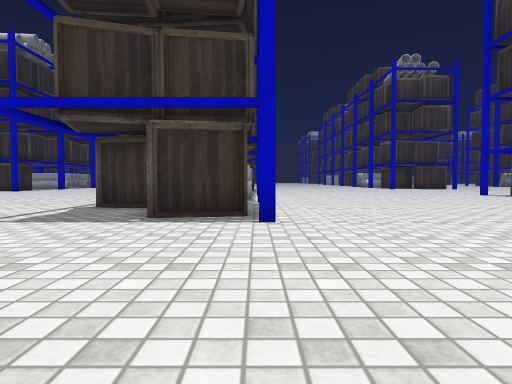
view 1 (above)

23 first-person views from a walk through a scene from a Unity 3-D project. The camera is 0.68 m above the floor, tilts 2° down and sees 75° across. The floor is counted in squares, 1 m on a side. Each view is taken from the middle of a square. On the plan, view 1 faces up. The plan holds only what a view shows up to about 10 squares ahead; the rest is blank. The place goes on beyond the plan. The player character is not drawn. Some surface patterns are stand-ins.

view 2
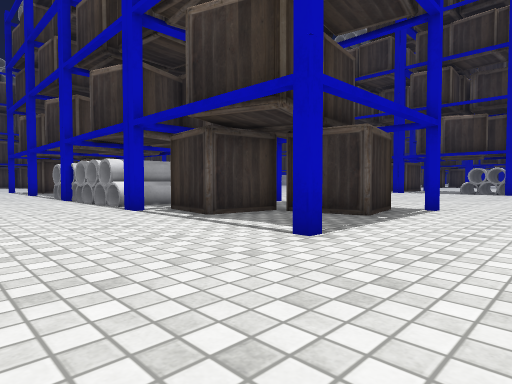

view 3
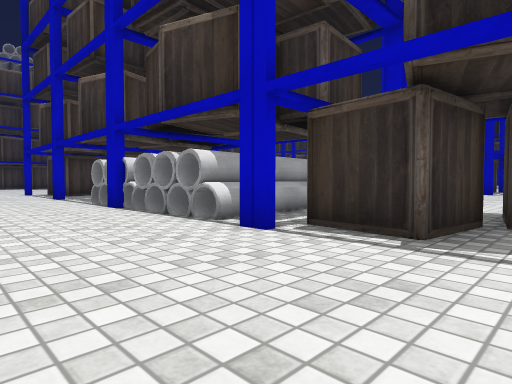

view 4
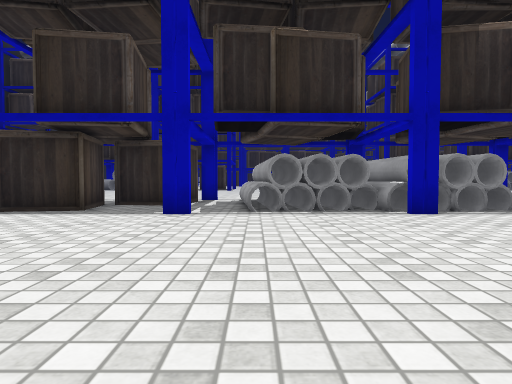

view 5
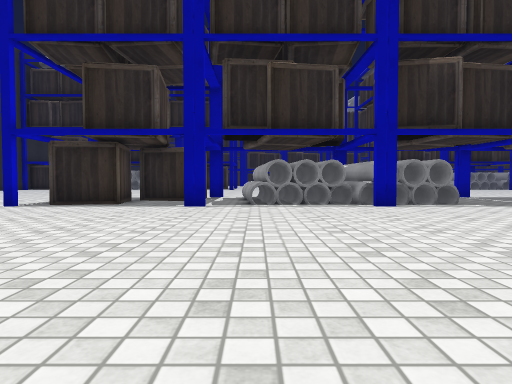

view 6
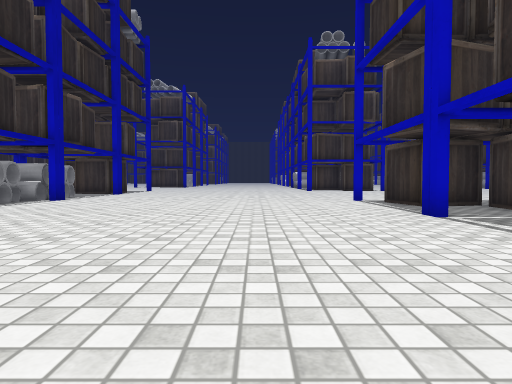

view 7
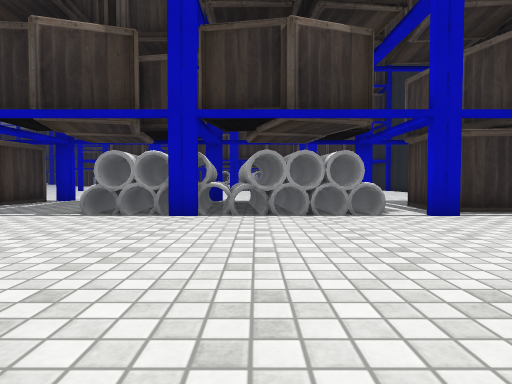

view 8
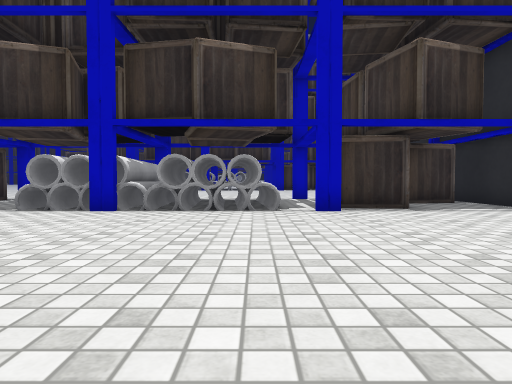

view 9
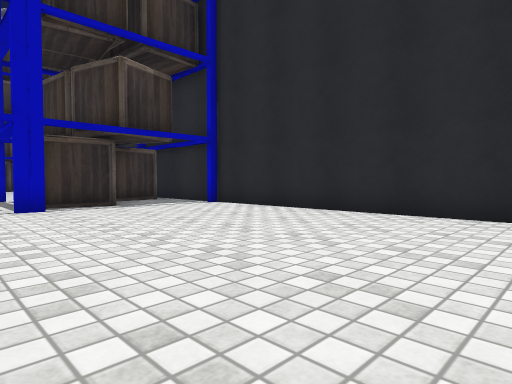

view 10
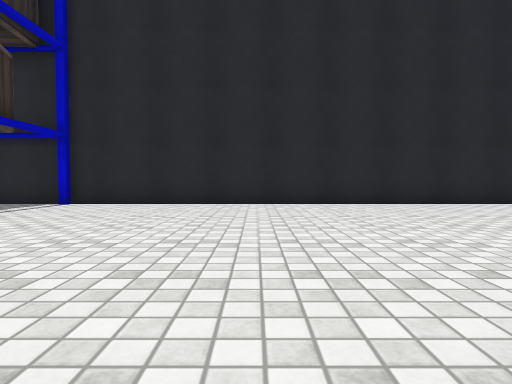

view 11
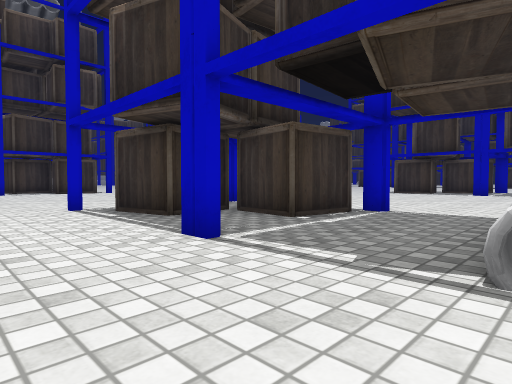

view 12
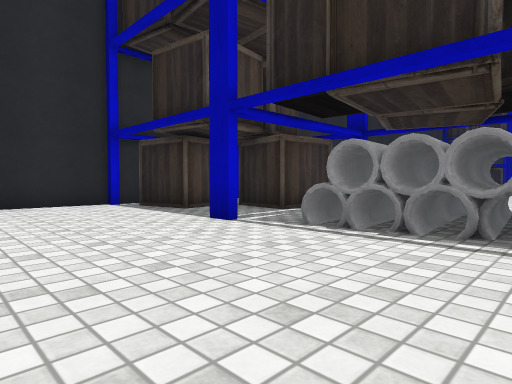

view 13
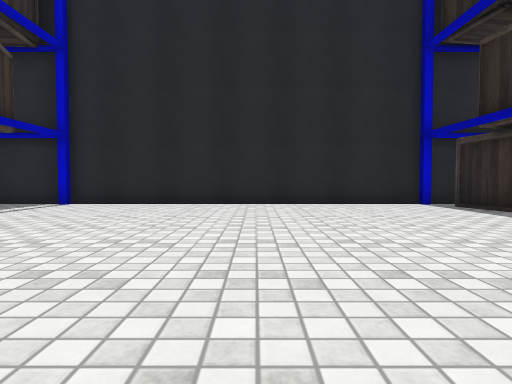

view 14
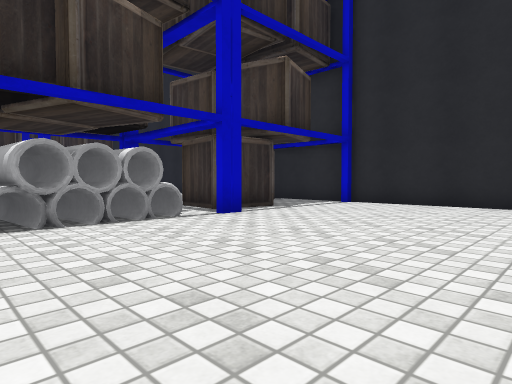

view 15
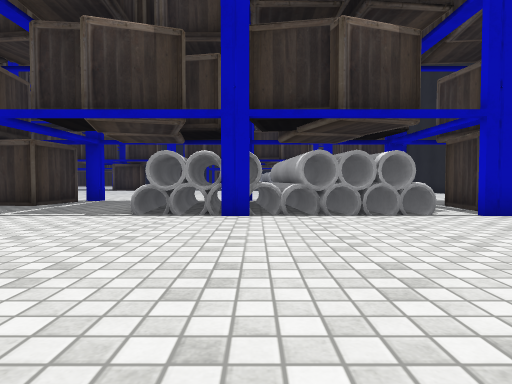

view 16
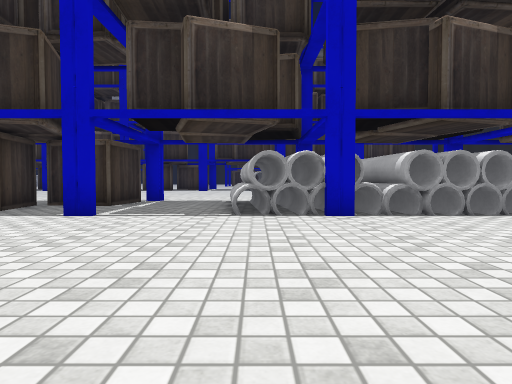

view 17
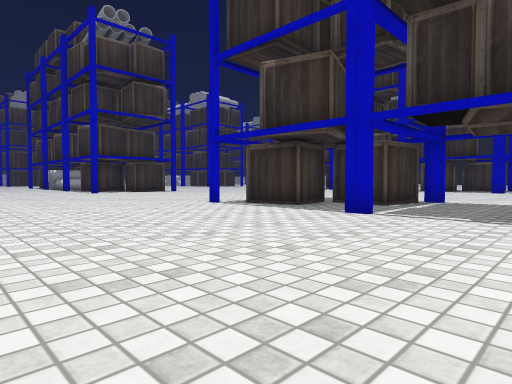

view 18
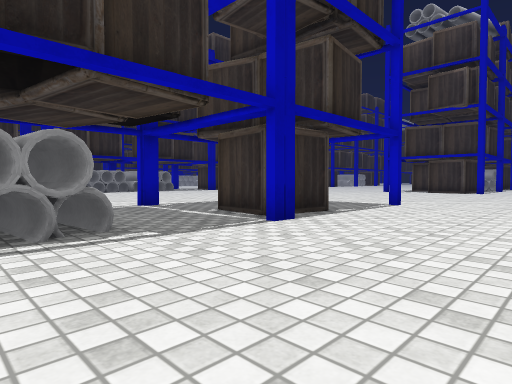

view 19
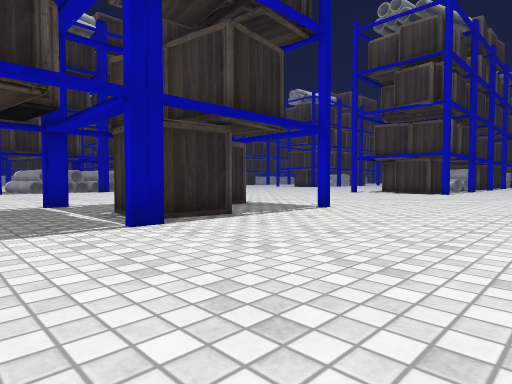

view 20
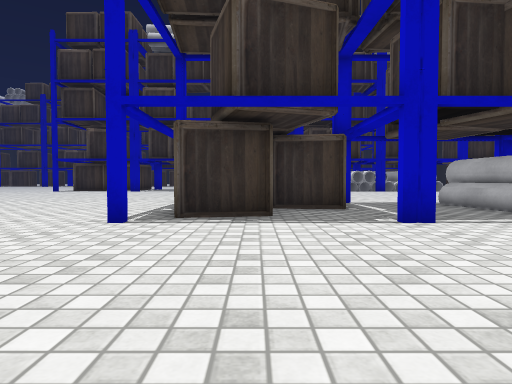

view 21
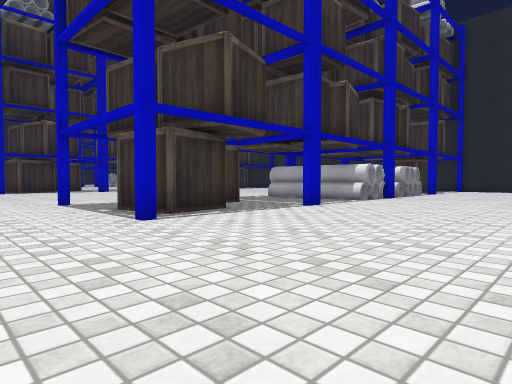

view 22
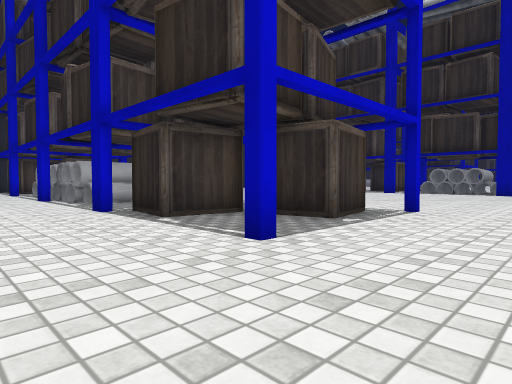

view 23
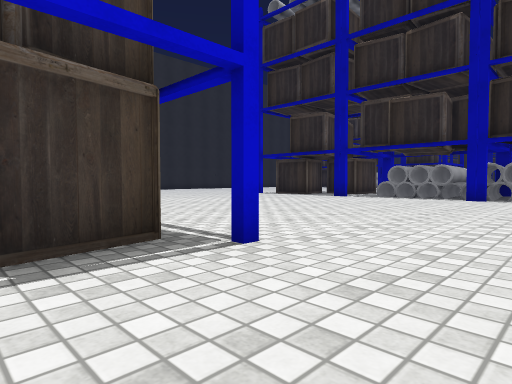

### Floor plan
Key: @ floor where view 1 was taken; # wall or solid block; . floor; C crate; O other object.
Columns run from 8 left of view 1 to 30 right of it. Each row starts with its distance up from view 1.
 18   ..   O..       ................ .....
 17  ...OOOO#..............................
 16  ...OOOOO..............................
 15  ...OOOOO.........#....O.........#....O
 14  ...OOOO............C#.............C ..
 13  ...OOOO............C#.............C#
 12  ...OOOO.............CC.............CC
 11 .....................#C.............#C
 10 ....#C .O.........#....O.........#....O
  9 ....#C#................................
  8 .....##C..............O..............O
  7 ......CC...........OOOO#..........OOOO#
  6 ...#..##C..........OOOO ..........OOOO
  5 ...................OOOOO..........OOOOO
  4 ...................OOOO...........OOOO
  3 ...................OOOO...........OOOO
  2       .............OOOO...........OOOO
  1        .............................
  0         @..........#C#.O..........#C#
 -1         ...........#C#............#C
 -2         ............ #C............
 -3        ..............CC............
 -4       ...............# C............
 -5       ##############################

Positions as (right, up) in squares from view 1, and headings:
1: (0, 0), facing up
2: (-8, 3), facing up-right
3: (-8, 7), facing up-right
4: (7, 12), facing left
5: (9, 12), facing left
6: (7, 4), facing up
7: (4, 4), facing right
8: (3, 2), facing right
9: (2, 2), facing down-right
10: (5, 5), facing down
11: (8, 7), facing up-right
12: (19, 5), facing down-left
13: (20, 5), facing down
14: (20, 5), facing down-right
15: (19, 5), facing right
16: (19, 7), facing right
17: (19, 7), facing up-right
18: (19, 6), facing up-left
19: (20, 8), facing up-left
20: (20, 13), facing right
21: (20, 18), facing down-right
22: (18, 18), facing down-left
23: (13, 18), facing down-left
